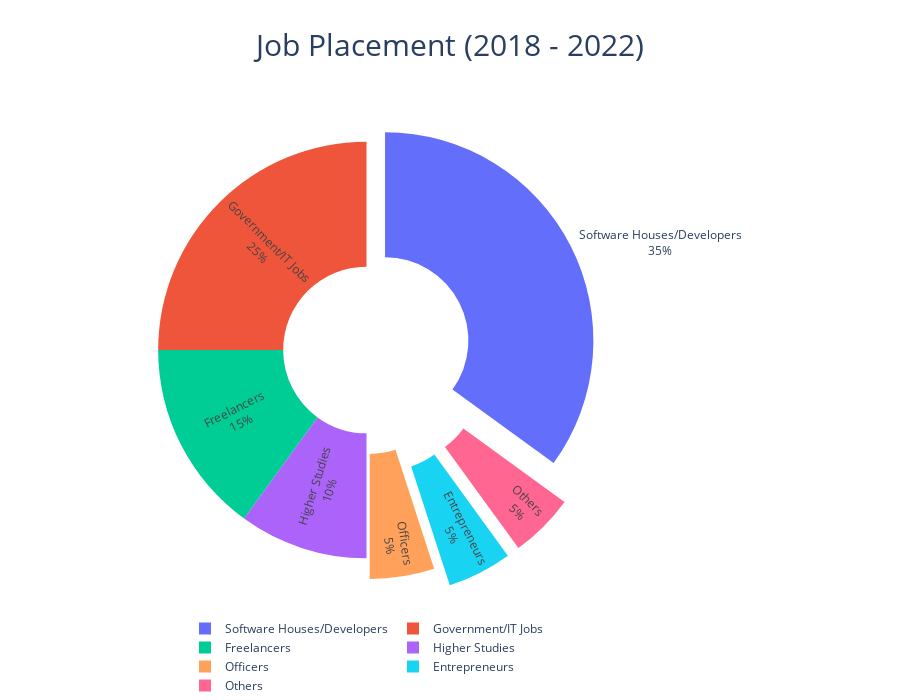

The code cell stored with this chart in its notebook:
### Code cell
# Create a Seaborn color palette
colors = sns.color_palette("pastel", n_colors=len(df))

# Create an interactive Plotly pie chart
fig = go.Figure(data=[go.Pie(
    labels=df['Category'],
    values=df['Percentage'],
    textinfo='label+percent',
    insidetextorientation='radial',
    marker=dict(colors=colors),
    hoverinfo='label+percent',
    textfont_size=12
)])

# Update layout for better appearance
fig.update_layout(
    title={
        'text': "Job Placement (2018 - 2022)",
        'y':0.95,
        'x':0.5,
        'xanchor': 'center',
        'yanchor': 'top',
        'font': dict(size=30)
    },
    showlegend=True,
    legend=dict(
        orientation="h",
        yanchor="bottom",
        y=-0.2,
        xanchor="center",
        x=0.5
    ),
    margin=dict(t=100, b=100, l=0, r=0),
    height=700
)

# Add 3D effects
fig.update_traces(hole=.4, pull=[0.1, 0, 0, 0, 0.1, 0.2, 0.2])

# Show the interactive chart
fig.show()

### Figure 1 — Plotly figure (JSON) as saved in the notebook; plotly's stock layout.template omitted (floating-point values rounded to 4 significant figures)
{"data": [{"hole": 0.4, "hoverinfo": "label+percent", "insidetextorientation": "radial", "labels": ["Software Houses/Developers", "Government/IT Jobs", "Freelancers", "Higher Studies", "Officers", "Entrepreneurs", "Others"], "marker": {"colors": [[0.6314, 0.7882, 0.9569], [1, 0.7059, 0.5098], [0.5529, 0.898, 0.6314], [1, 0.6235, 0.6078], [0.8157, 0.7333, 1], [0.8706, 0.7333, 0.6078], [0.9804, 0.6902, 0.8941]]}, "pull": [0.1, 0, 0, 0, 0.1, 0.2, 0.2], "textfont": {"size": 12}, "textinfo": "label+percent", "type": "pie", "values": [35, 25, 15, 10, 5, 5, 5]}], "layout": {"height": 700, "legend": {"orientation": "h", "x": 0.5, "xanchor": "center", "y": -0.2, "yanchor": "bottom"}, "margin": {"b": 100, "l": 0, "r": 0, "t": 100}, "showlegend": true, "title": {"font": {"size": 30}, "text": "Job Placement (2018 - 2022)", "x": 0.5, "xanchor": "center", "y": 0.95, "yanchor": "top"}}}
